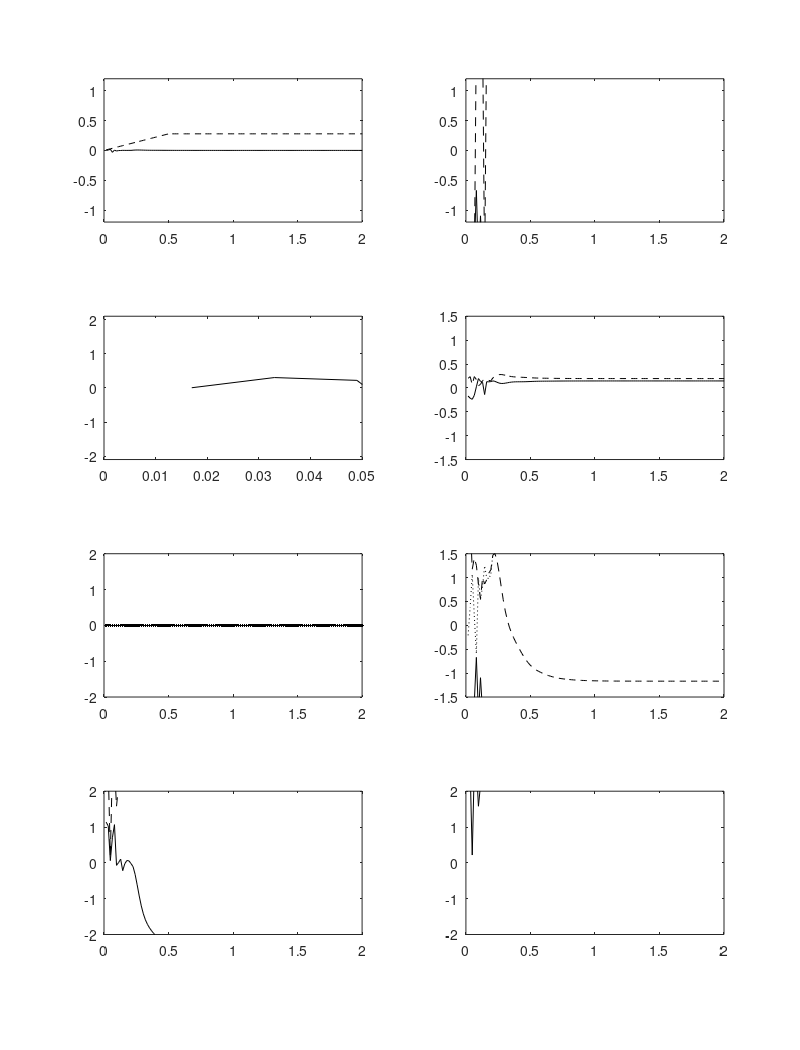

This chart was generated by the following MATLAB code:
clear all; close all;
% 變頻器＆馬達參數 --------------------------------------------------------
% 馬達銘牌值 -------------------------------------------------------------
vdc = 300;
Pb = 2200;            % 馬達銘牌額定功率, 3kW
Ibr = 8;             % 馬達銘銘額定電流, 23A
Vbr = Pb/(3*Ibr);     % 相電壓基準值 有效值, V
poles = 4;            % 極數
Speed_rated = 1720;   % 馬達額定轉速 rpm, 1720 RPM
w_rated = Speed_rated*2*pi/60;  % 馬達額定轉速 rad/s, 0.1 rad/s
% 電氣基準值 -------------------------------------------------------------
Tb = Pb/w_rated;      % 馬達額定轉矩, Nm
wb = w_rated*poles/2; % 馬達額定電轉速, rad/s
Vb = 1.414*Vbr;       % 相電壓基準值 峰值, V
Ib = 1.414*Ibr;       % 相電流基準值 峰值, A 
zb = Vbr/Ibr;         % 基準阻抗值, ohm      
lamb = Vb/wb;         % 磁通鏈基準值, V/rad/s
Lb = lamb/Ib;         % 電感基準值, H  
% 設定的馬達參數 ---------------------------------------------------------
Rs = 2.5/3;  
Rr = 1.83/3;
Lm = 0.245/3;
Ls = 0.2557/3;
Lr = Ls;
Lsigma = Ls - Lm^2/Lr;
Sigma = 1 - Lm^2/(Ls*Lr);
D = Ls*Lr - Lm^2;
Tr = Lr/Rr;
B=0.00825;   % Friction coefficient of load and machine
J=0.013;   % Moment of inertia of load and machine
tln=0.5;         % load torque, p.u.
Omega = 0;
%-------------------------------------------------------------------------
wrm_ref = 100;  % 速度命令 rpm
% 控制器參數---------------------------------------------------------------
fc=5000;
Kpi=10;
% ASR參數----------------------
Kp=10;
Ki=2.5;
Kp_phi = 10;
Ki_phi = 7.15*10;
%------------------------------
% ACR參數----------------------
Kp_id=100;
Ki_id=100*119;
Kp_iq=100;
Ki_iq=100*119;
%------------------------------
%-------------------------------------------------------------------------
% 模擬參數初始化 ----------------------------------------------------------
theta_r = 0; theta_e = 0;
wr = 0; wrm = 0; wsl = 0; we = 0;
phi_dr_est = 0;
t = 0;
dt = 1e-3;
tfinal = 2;
if_ref = -1e-16;
Tl= 0; %0.3*Tb;   % 負載轉矩
n = 1;
x = 1;
signe = 1;
carrier = -1;
ias=0; ibs=0; ics=0; t1=0;
vax1=0; vbx1=0; vcx1=0;
vao1=0;
zia=0; zib=0; zic=0;
x1 = 0;
y = 0;
w = 0;
z = 0;
vax_o = 0;
phi_dr_ref = 0.28;
ids = 0;  iqs = 0; idse = 0; iqse = 0; idr = 0;  iqr = 0;
vqs = 0; vds = 0;
iq_err1 = 0; piq_out1 = 0;id_err1 = 0; pid_out1 = 0;
wrm_err1 = 0; pis_out1 = 0; phi_err1 = 0; piphi_out1 = 0;
phi_est1 = 0; idse1 = 0; theta_e1 = 0; we1 = 0;
ysint1 = 0; ysp = 0; piid_out = 0; piiq_out = 0; piiq_out1 = 0; piid_out1 = 0;
phidr_s = 0; phiqr_s = 0; f_mag = 0; f_angle = 0; 
% -----------------------------------------------------------------------
% 模擬回路開始 ------------------------------------------------------------
while (t < tfinal)
     wrm_ref = 200*t;
     if wrm_ref >= 100
        wrm_ref = 100;
     end

    % speed loop
    %wrm_rpm = wrm * 60 / (2 * pi); % in rpm
    wrm_err = wrm_ref - wrm; 

    pis_out = wrm_err*10.00125 - 9.99875*wrm_err1 + pis_out1;
    if pis_out >= 2*Tb;
        pis_out = 2*Tb;
    elseif pis_out <= -2*Tb;
        pis_out = -2*Tb;
    end
    wrm_err1 = wrm_err;
    pis_out1 = pis_out;
    Te_ref = pis_out;

    iq_ref = Te_ref * 4 * Lr/(3 * poles * Lm * phi_dr_ref);    % 轉矩命令當作q軸電流命令
%     % fluc estimator
%     phi_est = phi_est1*0.99286869 + 0.00029119*idse + 0.00029119*idse1;
%     phi_est1 = phi_est;
%     idse1 = idse;
    phi_est = f_mag;    
    phi_err = phi_dr_ref - phi_est;
    %x1 = x1 + Ki_phi * phi_err * dt;  % 磁通誤差積分 
    piphi_out = piphi_out1 + phi_err*10.03575 - 9.96425 * phi_err1; 
    if piphi_out > Ib*2
        piphi_out = Ib*2;
    elseif piphi_out < -Ib*2
        piphi_out = -Ib*2;
    end
    phi_err1 = phi_err;
    piphi_out1 = piphi_out;
    id_ref = piphi_out;
    % 電流回路 -------------------------------------------------
    iq_err = iq_ref - iqse;
    piiq_out = iq_err*105.95 - iq_err1*94.05 + piiq_out1; 
%     if piiq_out >= 150/(Sigma*Ls)
%         piiq_out = 150/(Sigma*Ls);
%     elseif piiq_out <= -150/(Sigma*Ls)
%         piiq_out = -150/(Sigma*Ls);
%     end
    piq_out = iq_err*105.95 - iq_err1*94.05 + piq_out1;
    iq_err1 = iq_err;
    piiq_out1 = piiq_out;
    Vq_ref = piiq_out;  % q軸電流PI輸出q軸電壓命令
    Vq_ref = Sigma*Ls*(Vq_ref + we*idse + (1-Sigma)/(Sigma*Lm)*we*phi_dr_est);

    id_err = id_ref - idse;
    piid_out = id_err*105.95 - id_err1*94.05 + piid_out1;
%     if piid_out >= 150/(Sigma*Ls)
%         piid_out = 150/(Sigma*Ls);
%     elseif piid_out <= -150/(Sigma*Ls)
%         piid_out = -150/(Sigma*Ls);
%     end
    id_err1 = id_err;
    piid_out1 = piid_out;
    Vd_ref = piid_out;  % d軸電流PI輸出d軸電壓命令
    Vd_ref = Sigma*Ls*(Vd_ref - we*iqse - (1-Sigma)/(Sigma*Tr*Lm)*phi_dr_est);
    %----------------------------------------------------------
    % 產生三相靜止座標電壓命令
    Vas_ref = Vd_ref*cos(theta_e) - Vq_ref*sin(theta_e);
    Vbs_ref = Vd_ref*cos(2*pi/3 - theta_e) + Vq_ref*sin(2*pi/3 - theta_e);
    Vcs_ref = Vd_ref*cos(4*pi/3 - theta_e) + Vq_ref*sin(4*pi/3 - theta_e);
%     %SVPWM 變頻器-------------------------------------------------
%     % calculate control voltages to be applied to PWM controller
%     if Vas_ref > 150 %相電壓最大值不超過vdc/2
%         Vas_ref = 150;
%     end 
%     if Vbs_ref > 150 %相電壓最大值不超過vdc/2
%         Vbs_ref = 150;
%     end 
%     if Vcs_ref > 150 %相電壓最大值不超過vdc/2
%         Vcs_ref = 150;
%     end 
%     if Vas_ref < -150 %相電壓最大值不超過vdc/2
%         Vas_ref = -150;
%     end 
%     if Vbs_ref < -150 %相電壓最大值不超過vdc/2
%         Vbs_ref = -150;
%     end 
%     if Vcs_ref < -150 %相電壓最大值不超過vdc/2
%         Vcs_ref = -150;
%     end 
%     vax = Vas_ref;
%     vbx = Vbs_ref;
%     vcx = Vcs_ref;
%     %--------------------------------------------------------------
%     % 取樣 ＆ 保持 
%     if t1 > 1/fc
%         vax1 = vax;
%         vbx1 = vbx;
%         vcx1 = vcx;
%         t1 = 0;
%     end
%     % PWM 控制器---------------------------------------------------- 
%     % o點為二電容間的中性點
%     if vax1 >= carrier
%         vao = vdc/2;  
%     elseif vax1 < carrier
%         vao = -vdc/2;
%     end
%     if vbx1 >= carrier
%         vbo = vdc/2;
%     elseif vbx1 < carrier
%         vbo = -vdc/2;
%     end
%     if vcx1 >= carrier
%         vco = vdc/2;
%     elseif vcx1 < carrier
%         vco = -vdc/2;
%     end
%     % 計算線電壓 vab, vbc, vca
%     vab = vao - vbo;
%     vbc = vbo - vco;
%     vca = vco - vao;
%     % 計算相電壓 vas, vbs, vcs
%     vas = (vab - vca)/3;
%     vbs = (vbc - vab)/3;
%     vcs = (vca - vbc)/3;
%     % 計算相應進入馬達的 d, q 軸電壓
%     vds = (2/3)*(vas - 0.5*vbs - 0.5*vcs);
%     vqs = (2/3)*(sqrt(3)*vbs/2 - sqrt(3)*vcs/2);
      vds = (2/3)*(Vas_ref - 0.5*Vbs_ref - 0.5*Vcs_ref);
      vqs = (2/3)*(sqrt(3)*Vbs_ref/2 - sqrt(3)*Vcs_ref/2);

    % 感應馬達二軸模型
    d_ids = (-Rs*ids/Lsigma + (Omega + (1-Sigma)/Sigma*wr)*iqs + Lm/(Lsigma*Tr)*idr + Lm*wr/Lsigma*iqr + vds/Lsigma)*dt;
    ids = ids + d_ids;
    d_iqs = ((-Omega - (1-Sigma)/Sigma*wr)*ids - Rs/Lsigma*iqs - wr*Lm/Lsigma*idr + Lm/(Lsigma*Tr)*iqr + vqs/Lsigma)*dt;
    iqs = iqs + d_iqs;
    d_idr = (Rs*Lm/(Lsigma*Lr)*ids - wr*Lm/(Sigma*Lr)*iqs - 1/(Sigma*Tr)*idr + (Omega - wr/Sigma)*iqr - Lm*vds/(Lsigma*Lr))*dt;
    idr = idr + d_idr;
    d_iqr = (wr*Lm/(Sigma*Lr)*ids + Rs*Lm/(Lsigma*Lr)*iqs + (-Omega + wr/Sigma)*idr - iqr/(Sigma*Tr) - Lm*vqs/(Lsigma*Lr))*dt;
    iqr = iqr + d_iqr;
    % calculate rotor flux
    phidr_s = Lm*ids + Lr*idr;
    phiqr_s = Lm*iqs + Lr*iqr;
    [f_mag, f_angle] = cart2pol(phidr_s, phiqr_s);
    theta_e = f_angle;
    % 3 phase current feecback
    ias = ids;
    ibs = -0.5*ids + sqrt(3)*iqs/2;
    ics = -0.5*ids - sqrt(3)*iqs/2;

    % calculate torque 
    Te = (3/2)*(poles/2)*Lm*(iqs*idr - ids*iqr);
    % calculate speed and position
    d_wrm = ((Te-Tl) - B*wrm) * dt/J;
    wrm = wrm + d_wrm;
    wr = (poles/2) * wrm;
    % calculate slip frequency of rotor-oriented FOC
%     wsl = (Rr*iqse)/(Lr*idse + 0.00000001);
%     we = wr + wsl;
%     d_theta_e = we * dt;
%     theta_e = f_angle;
% %     theta_e1 = theta_e;
%     we1 = we;
%    d_theta_e = we * dt;
%     theta_e = theta_e + d_theta_e; 
    % 2 phase current feecback
    idse = ids*cos(theta_e) + iqs*sin(theta_e);
    iqse = -ids*sin(theta_e) + iqs*cos(theta_e);

%     % calculate flux estimation
%     d_phi_dr_est = (Lm*idse - phi_dr_est)*Rr/Lr * dt;
%     phi_dr_est = phi_dr_est + d_phi_dr_est;
    %---------------------------------------------------------------------
    %產生 PWM 載波---------------------------------------------------------
    carrier =  150 * signe * (2/(1/(2*fc)))*dt + carrier;
    if carrier > 150
        signe = -1;
    end
    if carrier < -150
        signe = 1;
    end
    %---------------------------------------------------------------------
    t = t + dt;
    t1 = t1 + dt;
    % 將監看變數存入陣列,並標么化--------------------------------------------
    if x>16
        t  % 命令視窗輸出時間 
        tn(n) = t; 
       % Te_refn(n) = Te_ref/Tb;
        iq_refn(n) = iq_ref/Ib;
        id_refn(n) = id_ref/Ib;
        iasn(n) = ias/Ib;
        ibsn(n) = ibs/Ib;
        icsn(n) = ics/Ib;
        Vd_refn(n) = Vd_ref/Vb;
        Vq_refn(n) = Vq_ref/Vb;
%         vasn(n) = vas/Vb;
%         vbsn(n) = vbs/Vb;
%         vcsn(n) = vcs/Vb;
        iqsn(n) = iqs/Ib;   
        idsn(n) = ids/Ib;
        Ten(n) = Te/Tb;
        wrn(n) = wrm/wb;
        wrrefn(n) = wrm_ref/wb;
        theta(n) = theta_e;
%         vax_o(n) = vax/Vb; 
        n = n + 1;
        x = 1;
    end
    x = x + 1;
    %---------------------------------------------------------------------
end
%結束模擬
%-------------------------------------------------------------------------
%繪圖----------------------------------------------------------------------
figure(1); orient tall;
subplot(4,2,1)
plot(tn, wrrefn, 'k--', tn, wrn, 'k'); axis([0 tfinal -1.2 1.2]);
subplot(4,2,2)
plot(tn, id_refn, 'k--', tn, idsn, 'k'); axis([0 tfinal -1.2 1.2]);
subplot(4,2,3)
plot(tn, Ten, 'k'); axis([0 0.05 -2.1 2.1]);
subplot(4,2,4)
plot(tn, Vd_refn, 'k', tn, Vq_refn, 'k--'); axis([0 tfinal -1.5 1.5]);
subplot(4,2,5)
plot(tn, vax_o, 'k'); axis([0 tfinal -2 2]);
subplot(4,2,6)
plot(tn, iasn, 'k', tn, ibsn, 'k--', tn, icsn, 'k:'); axis([0 tfinal -1.5 1.5]);
subplot(4,2,7)
plot(tn, iq_refn, 'k--', tn, iqsn, 'k'); axis([0 tfinal -2 2]);
subplot(4,2,8)
plot(tn, iq_refn, 'k'); axis([0 tfinal -2 2]);
%-------------------------------------------------------------------------
        
        